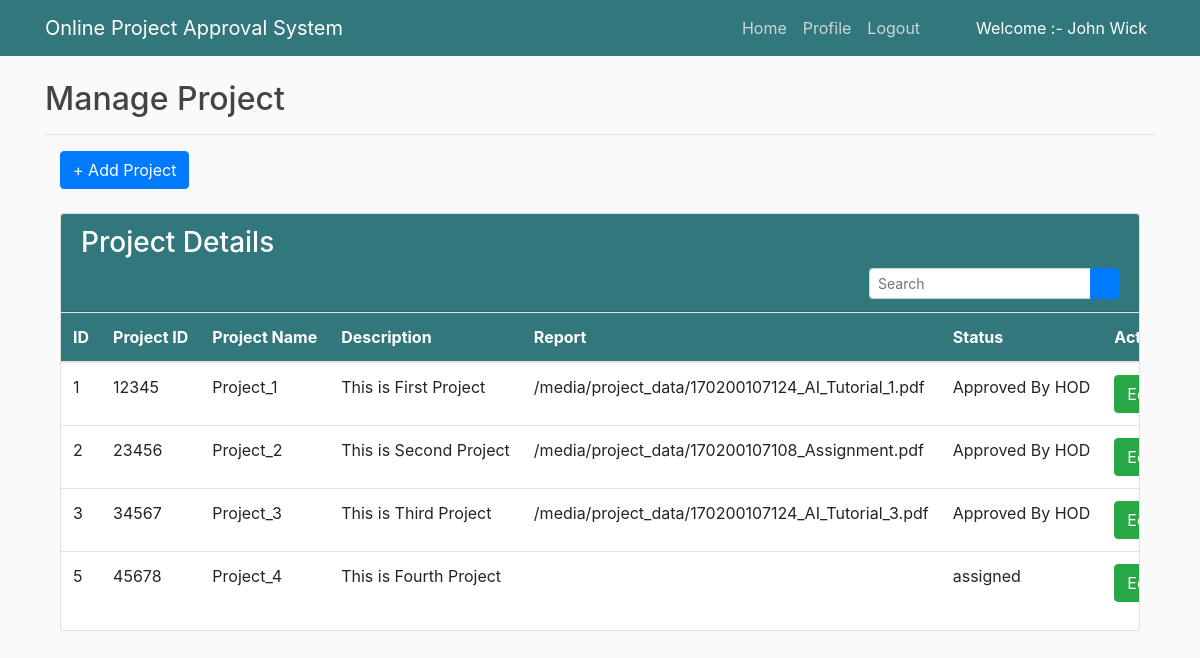
Page /manage_project/ (signed in) on the committed database.
### project/models.py (models this page shows, shortened)
class CustomUser(AbstractUser):
    user_type_data = ((1, 'Admin'), (2, 'HOD'), (3, 'Guide'), (4, 'Student'))
    user_type = models.CharField(default = 1, choices = user_type_data, max_length = 10)

class Project(models.Model):
    id = models.AutoField(primary_key=True)
    p_id = models.CharField(max_length=20, null = False, unique=True)
    title = models.CharField(max_length=50, null=False)
    description = models.TextField(null=False)
    report = models.FileField(upload_to='project_reports', null=True)
    status = models.CharField(max_length=20, null = False)
    objects = models.Manager()

### project/adminViews.py (the view)
# urls.py: path('manage_project/', adminViews.manage_project, name="manage_project"),
def manage_project(request):
    projects = Project.objects.all()
    query = request.GET.get('query')
    if query:
        projects = projects.filter(Q(title__contains=query) | Q(p_id__contains = query))
    context = {
        "projects":projects
    }
    return render(request, 'project/admin_templates/manage_project.html', context)

### project/LoginCheckMiddleWare.py (called while the page is built, shortened)
    def process_view(self, request, view_func, view_args, view_kwargs):
        modulename = view_func.__module__
        user = request.user
        if user.is_authenticated:
            if user.user_type == "1":
                if modulename == "project.adminViews":
                    pass
                elif modulename == "project.views" or modulename == "django.views.static":
                    pass
                else:
                    return redirect("admin_home")
            else:
                return redirect("doLogin")

### project/templates/project/admin_templates/manage_project.html (shortened to what this page needs)
{% extends 'project/admin_templates/manage_base.html' %}
{% block content %}
{% load static %}
<section class="content">
        <h2 >Manage Project</h2>
        <hr>
        <div class="container-fluid">
            <a class="btn btn-primary" href="{% url 'add_project' %}" role="button">+ Add Project</a> <br/>&nbsp;
            <div class="row">
                <div class="col-md-12">
                    <div class="card">
                        <div class="card-header">
                            <h3>Project Details</h3>
                            <div class="card-tools float-right">
                            <form method="GET">
                            <div class="input-group input-group-sm" style="width: 250px;">
                                <input type="text" name="query" class="form-control float-right" placeholder="Search">
                                <div class="input-group-append">
                                <button type="submit" class="btn btn-primary"><i class="fas fa-search"></i></button>
                                </div>
                            </div>
                            </form>
                            </div>
                        </div>
                        <div class="card-body table-responsive p-0">
                            <table class="table table-hover text-nowrap">
                            <thead>
                                <tr>
                                <th>ID</th>
                                <th>Project ID</th>
                                <th>Project Name</th>
                                <th>Description</th>
                                <th>Report</th>
                                <th>Status</th>
                                <th>Action</th>
                                </tr>
                            </thead>
                            <tbody>
                                {% if projects %}
                                {% for p in projects %}
                                <tr>
                                <td>{{ p.id }}</td>
                                <td>{{ p.p_id }}</td>
                                <td>{{ p.title }}</td>
                                <td>{{ p.description }}</td>
                                <td>{{ p.report }}</td>
                                <td>{{ p.status }}</td>
                                <td>
                                    <a href="{% url 'edit_project' p.p_id %}" class="btn btn-success">Edit</a>
                                </td>
                                </tr>
                                {% endfor %}
                                {% else %}
                                <h4 style="color:red;"> Project not available. Try again !!!</h4>
                                {% endif %}
                            </tbody>
                            </table>
                        </div>
                        </div>
                </div>
            </div>
        </div>
      </section>
  {% endblock content %}

### project/templates/project/admin_templates/manage_base.html (shortened to what this page needs)
{% load static %}
<!DOCTYPE html>
<html lang="en" dir="ltr">
  <head>
    <link rel="stylesheet" href="https://stackpath.bootstrapcdn.com/bootstrap/4.3.1/css/bootstrap.min.css">
    <link rel="stylesheet" href="{% static "fontawesome-free/css/all.min.css" %}">
  <link rel="stylesheet" href="{% static 'project/main.css' %}">
  </head>
  <body>
    <header class="site-header">
      <nav class="navbar navbar-expand-md navbar-dark bg-steel fixed-top">
        <div class="container">
          <a href="/" class="navbar-brand mr-4" >Online Project Approval System</a>
          <div class="collapse navbar-collapse" id="navbarToggle">
            <div class="navbar-nav">
              {% if user.is_authenticated %}
                <a href="{% url 'admin_home' %}" class="nav-item nav-link">Home</a>
                <a href="{% url 'admin_profile' %}" class="nav-item nav-link">Profile</a>
                <a href="{% url 'logout_user' %}" class="nav-item nav-link">Logout</a>
                <a class="nav-item nav-link pl-5" style="color:white;"> Welcome :- {{ user.first_name }} {{ user.last_name }}</a>
              {% else %}
                <a href="{% url 'project-home' %}" class="nav-item nav-link">Home</a>
                <a href="{% url 'doLogin' %}" class="nav-item nav-link">Login</a>
                <a href="{% url 'project-about' %}" class="nav-item nav-link">About</a>
              {% endif %}
            </div>
          </div>
        </div>
      </nav>
    </header>
   <main role="main" class="container">
      <div class="row">
        <div class="col-md-12">
          {% block content %}
          {% endblock %}
        </div>
      </div>
    </main>
  </body>
</html>

### static/project/main.css (style rules this page uses)
body { background: #fafafa; color: #333333; margin-top: 5rem; }
h1, h2, h3, h4, h5, h6 { color: #444444; }
.bg-steel { background-color: #32777c; }
.site-header .navbar-nav .nav-link { color: #cbd5db; }

### project/templates/project/admin_templates/manage_base.html (style rules this page uses)
.card-header { background-color : #32777c; }
h3 { color:white; }
thead { background-color : #32777c; }
th { color : white; }

### rows in the picture
CustomUser: first_name "John", last_name "Wick"
Project: id "1", p_id "12345", title "Project_1", description "This is First Project", report "/media/project_data/170200107124_AI_Tutorial_1.pdf", status "Approved By HOD"
Project: id "2", p_id "23456", title "Project_2", description "This is Second Project", report "/media/project_data/170200107108_Assignment.pdf", status "Approved By HOD"
Project: id "3", p_id "34567", title "Project_3", description "This is Third Project", report "/media/project_data/170200107124_AI_Tutorial_3.pdf", status "Approved By HOD"
Project: id "5", p_id "45678", title "Project_4", description "This is Fourth Project", status "assigned"
